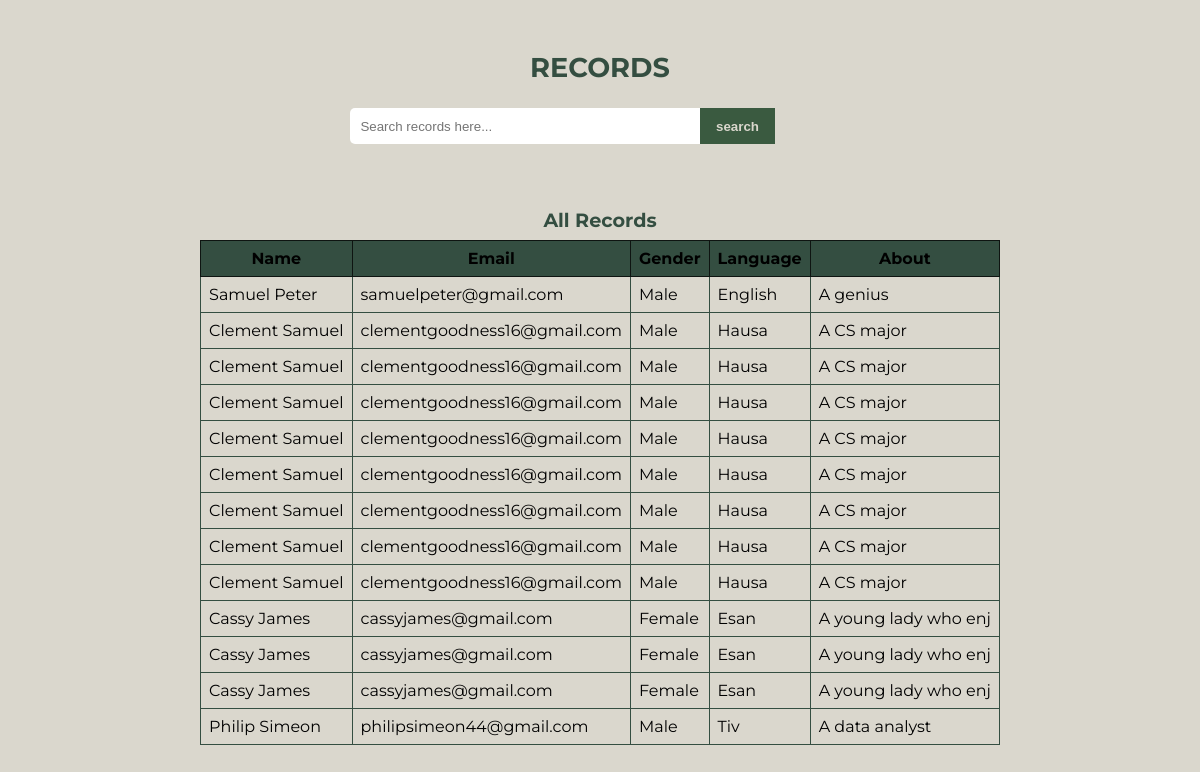
Screenshot of /allRecords.php with the database file from the repository.
### tables this page shows
CREATE TABLE `userrecords` (
  `Id` int(11) NOT NULL,
  `Name` varchar(50) NOT NULL,
  `Email` varchar(50) NOT NULL,
  `Password` varchar(20) NOT NULL,
  `PhoneNumber` int(11) NOT NULL,
  `Gender` enum('Male','Female','Other') NOT NULL,
  `Language` varchar(20) NOT NULL,
  `ZipCode` int(6) NOT NULL,
  `About` varchar(20) NOT NULL
);

### allRecords.php (the view, shortened to what this page needs)
<?php
$serverName = "localhost";
$username = "root";
$password = "";
$dbname = "formdatabase";
$conn = new mysqli($serverName, $username, $password, $dbname);
$sql = "SELECT * FROM userrecords";
$result = $conn->query($sql);
?>
<!DOCTYPE html>
<html lang="en">
<head>
    <link rel="stylesheet" href="./allRecords.css" />
</head>
<body>
    <header>
        <h1>RECORDS</h1>
        <form class="search-container" name="searchForm" id="searchForm" action = "<?php echo $_SERVER['PHP_SELF'];?>" method = "POST">
            <input class="search-bar" name="search-bar" id = "search-bar" type="text" placeholder="Search records here...">
            <div class="btns-container">
                <input class="search-button" id="search-button" name = "search-button" type="submit" value="search" onclick="hideAllRecords()">
            </div>
        </form>
    </header>
    <section id="allRecords" class="allRecords">
        <h2>All Records</h2>
        <table>
        <tr>
            <th>Name</th>
            <th>Email</th>
            <th>Gender</th>
            <th>Language</th>
            <th>About</th>
        </tr>
        <?php
        if ($result->num_rows > 0) {
            while ($row = $result->fetch_assoc()) {
                echo "<tr>";
                echo "<td>".$row["Name"]."</td>";
                echo "<td>".$row["Email"]."</td>";
                echo "<td>".$row["Gender"]."</td>";
                echo "<td>".$row["Language"]."</td>";
                echo "<td>".$row["About"]."</td>";
                echo "</tr>";
            }
        } else {
            echo "<tr><td colspan='5'>No records found</td></tr>";
        }
        ?>
    </table>
    </section>
</body>
</html>

### allRecords.css (style rules this page uses)
* { box-sizing: border-box; margin: 0; padding: 0; }
body { background-color: #dad7cd; font-family: "Montserrat", sans-serif; padding: 1rem 1rem 2rem; }
input { outline: none; }
header { padding: 2.2rem 1rem 4rem; }
.search-container { margin: 0 auto; max-width: 500px; display: grid; grid-template-columns: 70% 30%; border-radius: 5px; overflow: hidden; }
.search-bar { border: none; padding-left: 0.65rem; }
.search-button { border: none; }
.search-button { padding: 0.65rem; background: #3a5a40; color: #dad7cd; font-weight: bold; border: none; }
.btns-container { display: grid; grid-template-columns: 1fr 1fr; }
h1 { color: #344e41; font-size: 1.7rem; margin-bottom: 1.5rem; text-align: center; }
h2 { color: #344e41; font-size: 1.2rem; margin-bottom: .5rem; text-align: center; }
.allRecords table, .searchResults table { margin:0 auto; }
table { border-collapse: collapse; }
th { background-color: #344e41 ; font-weight: bold; border: 1px solid #0e1411; padding: 8px; }
td { border: 1px solid #344e41; padding: 8px; }

### rows the page displays
userrecords: Name "Samuel Peter", Email "samuelpeter@gmail.com", Gender "Male", Language "English", About "A genius"
userrecords: Name "Clement Samuel", Email "clementgoodness16@gmail.com", Gender "Male", Language "Hausa", About "A CS major"
userrecords: Name "Clement Samuel", Email "clementgoodness16@gmail.com", Gender "Male", Language "Hausa", About "A CS major"
userrecords: Name "Clement Samuel", Email "clementgoodness16@gmail.com", Gender "Male", Language "Hausa", About "A CS major"
userrecords: Name "Clement Samuel", Email "clementgoodness16@gmail.com", Gender "Male", Language "Hausa", About "A CS major"
userrecords: Name "Clement Samuel", Email "clementgoodness16@gmail.com", Gender "Male", Language "Hausa", About "A CS major"
userrecords: Name "Clement Samuel", Email "clementgoodness16@gmail.com", Gender "Male", Language "Hausa", About "A CS major"
userrecords: Name "Clement Samuel", Email "clementgoodness16@gmail.com", Gender "Male", Language "Hausa", About "A CS major"
userrecords: Name "Clement Samuel", Email "clementgoodness16@gmail.com", Gender "Male", Language "Hausa", About "A CS major"
userrecords: Name "Cassy James", Email "cassyjames@gmail.com", Gender "Female", Language "Esan", About "A young lady who enj"
userrecords: Name "Cassy James", Email "cassyjames@gmail.com", Gender "Female", Language "Esan", About "A young lady who enj"
userrecords: Name "Cassy James", Email "cassyjames@gmail.com", Gender "Female", Language "Esan", About "A young lady who enj"
userrecords: Name "Philip Simeon", Email "philipsimeon44@gmail.com", Gender "Male", Language "Tiv", About "A data analyst"
